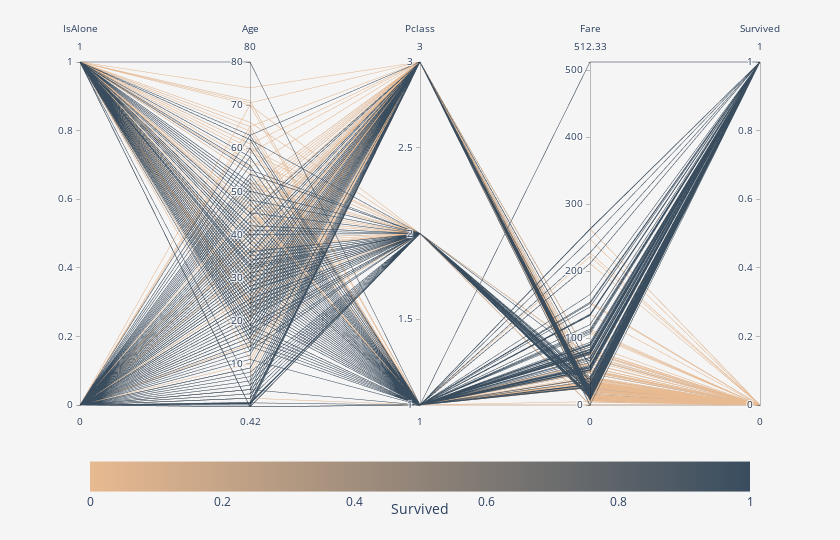

Notebook cell for this chart:
### Markdown cell above
<p style="
    font-size: 20px;
    font-family: 'JetBrains Mono';
    border-bottom: 3px solid #e8ba91;
">
    <b>Notes</b> 📜
</p>

<ul style="
    font-size: 16px;
    font-family: 'JetBrains Mono';
    margin-left: 8px;
    margin-right: 8px;
">
    <li>Alone passengers have not had it easy. We can see 70% of them died in the disaster.</li>
    <li>On the other hand, if somebody had a relative onboard, it means he/she had a $50/50$ chance to survive.</li>
</ul>

<p style="
    font-size: 20px;
    font-family: 'JetBrains Mono';
    border-bottom: 3px solid #e8ba91;
">
    <b>Next Steps</b> 🕵
</p>

<ul style="
    font-size: 16px;
    font-family: 'JetBrains Mono';
    margin-left: 8px;
    margin-right: 8px;
">
    <li>Let's create the parallel coordinates plot. This type of visualisation is super helpful in multivariate analysis to see relationships between numerical variables. On parallel coordinates plot, each variable has given an axis; meanwhile, axes are deployed in a parallel manner. Therefore, we can plot lines between them.</li>
    <li>I decided to include the <code>IsAlone</code> feature instead of <code>SibSp</code> and <code>Parch</code>.</li>
</ul>

### Code cell
df = train.copy()
df["IsAlone"] = (df.eval("SibSp + Parch") == 0).astype(int)

fig = px.parallel_coordinates(
    data_frame=df,
    color="Survived",
    dimensions=["IsAlone", "Age", "Pclass", "Fare", "Survived"],
    color_continuous_scale=color_map,
    height=540,
    width=840,
)
fig.update_layout(
    plot_bgcolor=BACKGROUND_COLOR,
    paper_bgcolor=BACKGROUND_COLOR,
    coloraxis_colorbar=dict(
        orientation="h",
        title_side="bottom",
        yanchor="bottom",
        xanchor="center",
        y=-0.35,
        x=0.5,
    ),
)

fig.show()

### Figure 1 — Plotly figure (JSON) as saved in the notebook; plotly's stock layout.template omitted (floating-point values rounded to 4 significant figures; data arrays with more than 128 entries replaced by an {"elided": "..."} marker saying what was removed)
{"data": [{"dimensions": [{"label": "IsAlone", "values": {"elided": "891 int values"}}, {"label": "Age", "values": {"elided": "891 float values"}}, {"label": "Pclass", "values": {"elided": "891 int values"}}, {"label": "Fare", "values": {"elided": "891 float values"}}, {"label": "Survived", "values": {"elided": "891 int values"}}], "domain": {"x": [0, 1], "y": [0, 1]}, "line": {"color": {"elided": "891 int values"}, "coloraxis": "coloraxis"}, "name": "", "type": "parcoords"}], "layout": {"coloraxis": {"colorbar": {"orientation": "h", "title": {"side": "bottom", "text": "Survived"}, "x": 0.5, "xanchor": "center", "y": -0.35, "yanchor": "bottom"}, "colorscale": [[0, "#e8ba91"], [1, "#394d5f"]]}, "height": 540, "legend": {"tracegroupgap": 0}, "margin": {"t": 60}, "paper_bgcolor": "#F6F5F5", "plot_bgcolor": "#F6F5F5", "width": 840}}
